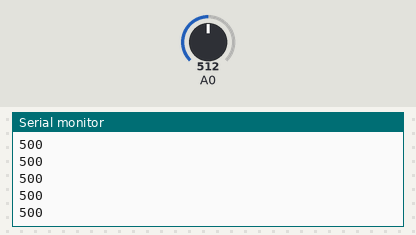
Simulated run of this sketch. Board: Arduino Uno, built with avr-gcc and run on an emulated ATmega328P. On the bench: the last lines printed to the serial monitor. The inputs (shaded band) are chosen by the test bench; at power-on: A0 = 512.

Above: at 1.2 s.
1.3 s: A0 set to 716
At 1.9 s:
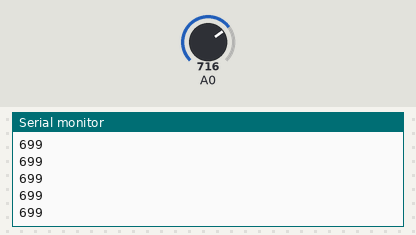
2.8 s: A0 set to 900
At 3.4 s:
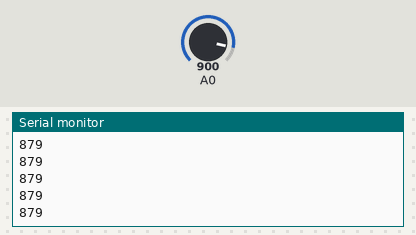
Timing chart, 0 to 5.8 s (numbered marks = the images above; inputs shaded):
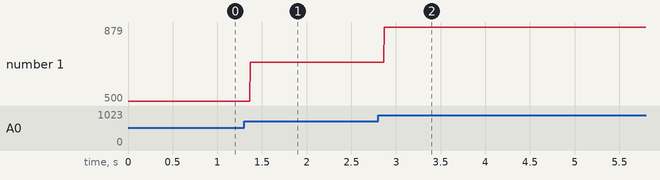

The sketch:

random_values.ino
```cpp
// Dieser Sketch erzeugt random* cm Werte auf dem Arduino da ich
// gerade keinen Ultraschallsensor hier rumliegen habe

int distance;

void setup() {
  Serial.begin(9600);
  pinMode(A0, INPUT);
}

void loop() {
  distance = analogRead(A0);
  // analoges signal von 0 bis 1023 bits mappen auf 0cm bis 1000cm
  int m = map(distance, 0, 1023, 0, 1000);
  Serial.println(m);
}
```

Measured:
- after the input at 1.3 s, the serial monitor: prints a new line after 0.07 s (image 1)
- after the input at 2.8 s, the serial monitor: prints a new line after 0.07 s (image 2)
- plotted number 1: 500 → 699 after the input at 1.3 s, 699 → 879 after the input at 2.8 s
